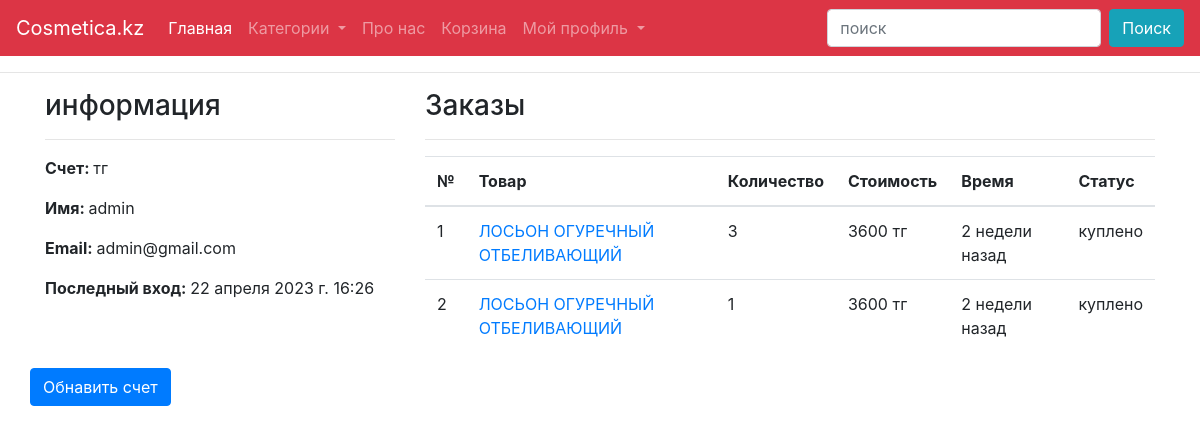
/profile/ (signed in), run on the app's committed database.
### cosmetica/models.py (models this page shows, shortened)
class Cart(models.Model):
    product = models.ForeignKey(Product, on_delete=models.SET_NULL, null=True, blank=True)
    user = models.ForeignKey(User, on_delete=models.SET_NULL, null=True, blank=True)
    count = models.PositiveSmallIntegerField(default=1)
    status = models.BooleanField(default=False)
    created_at = models.DateTimeField(auto_now_add=True)
    updated_at = models.DateTimeField(auto_now=True)

class Product(models.Model):
    title = models.CharField(max_length=200)
    slug = models.SlugField(unique=True)
    category = models.ForeignKey(Category, on_delete=models.CASCADE)
    image = models.ImageField(upload_to="products")
    marked_price = models.PositiveIntegerField()
    selling_price = models.PositiveIntegerField()
    description = models.TextField()
    count = models.PositiveIntegerField(default=0)
    created_at = models.DateTimeField(auto_now_add=True)
    updated_at = models.DateTimeField(auto_now=True)
    def get_absolute_url(self):
        return reverse('product_details', kwargs={"cat_slug": self.category.slug, "slug": self.slug})

### cosmetica/views.py (the view)
# urls.py: path("profile/", ProfileView.as_view(), name="profile"),
class ProfileView(DataMixin, TemplateView):
    template_name = "profile.html"
    def get_context_data(self, **kwargs):
        user = self.request.user
        cart = Cart.objects.select_related("user").select_related("product").filter(user=user, status=True).all()
        totalSum = 0
        for i in cart:
            totalSum += i.product.selling_price * i.count
        context = super().get_context_data(**kwargs)
        context["total_summa"] = totalSum
        context["cart_items"] = cart
        mixin = self.get_user_context(title=f"profile {self.request.user}")
        return dict(list(context.items()) + list(mixin.items()))

### cosmetica/models.py (called while the page is built)
    def get_absolute_url(self):
        return reverse('category', kwargs={"slug": self.slug})

### cosmetica/utils.py (called while the page is built)
    def get_user_context(self, **kwargs):
        context = kwargs
        cats = Category.objects.all()
        context["cats"] = cats
        if 'cat_selected' not in context:
            context["cat_selected"] = 0
        return context

### cosmetica/templates/profile.html (shortened to what this page needs)
{% extends 'base.html' %}
{% block content %}
    <div class="container">
        <div class="row">
            <div class="col-md-4">
                <h3> информация</h3>
                <hr>
                <p><span class="font-weight-bold">Счeт: </span> {{ request.user.money }} тг</p>
                <p><span class="font-weight-bold">Имя: </span> {{ request.user.username }}</p>
                <p><span class="font-weight-bold">Email: </span> {{ request.user.email }}</p>
                <p><span class="font-weight-bold">Последный вход: </span> {{ request.user.last_login }}</p>
            </div>
            <div class="col-md-8">
                <h3>Заказы</h3>
                <hr>
                <table class="table">
                    <thead>
                    <tr>
                        <th>№</th>
                        <th>Товар</th>
                        <th>Количество</th>
                        <th>Стоимость</th>
                        <th>Время</th>
                        <th>Статус</th>
                    </tr>
                    </thead>
                    <tbody>
                    {% for cart_item in cart_items %}
                        <tr>
                            <td>{{ forloop.counter }}</td>
                            <td><a href="{{ cart_item.product.get_absolute_url }}">{{ cart_item.product.title }}</a></td>
                            <td>{{ cart_item.count }}</td>
                            <td>{{ cart_item.product.selling_price }} тг</td>
                            <td>{{ cart_item.created_at|timesince }} назад</td>
                            <td>куплено</td>
                        </tr>
                    {% endfor %}
                    </tbody>
                </table>
            </div>
            <button type="button" class="btn btn-primary" data-toggle="modal" data-target="#exampleModal">
                Обнавить счет
            </button>
        </div>
    </div>
{% endblock %}

### data on the page
Cart: product "ЛОСЬОН ОГУРЕЧНЫЙ ОТБЕЛИВАЮЩИЙ", count "3", product.selling_price "3600", created_at "2 недели"
Cart: product "ЛОСЬОН ОГУРЕЧНЫЙ ОТБЕЛИВАЮЩИЙ", count "1", product.selling_price "3600", created_at "2 недели"

### other printed values
{{ request.user.username }} "admin"
{{ request.user.email }} "admin@gmail.com"
{{ request.user.last_login }} "22 апреля 2023 г. 16:26"
